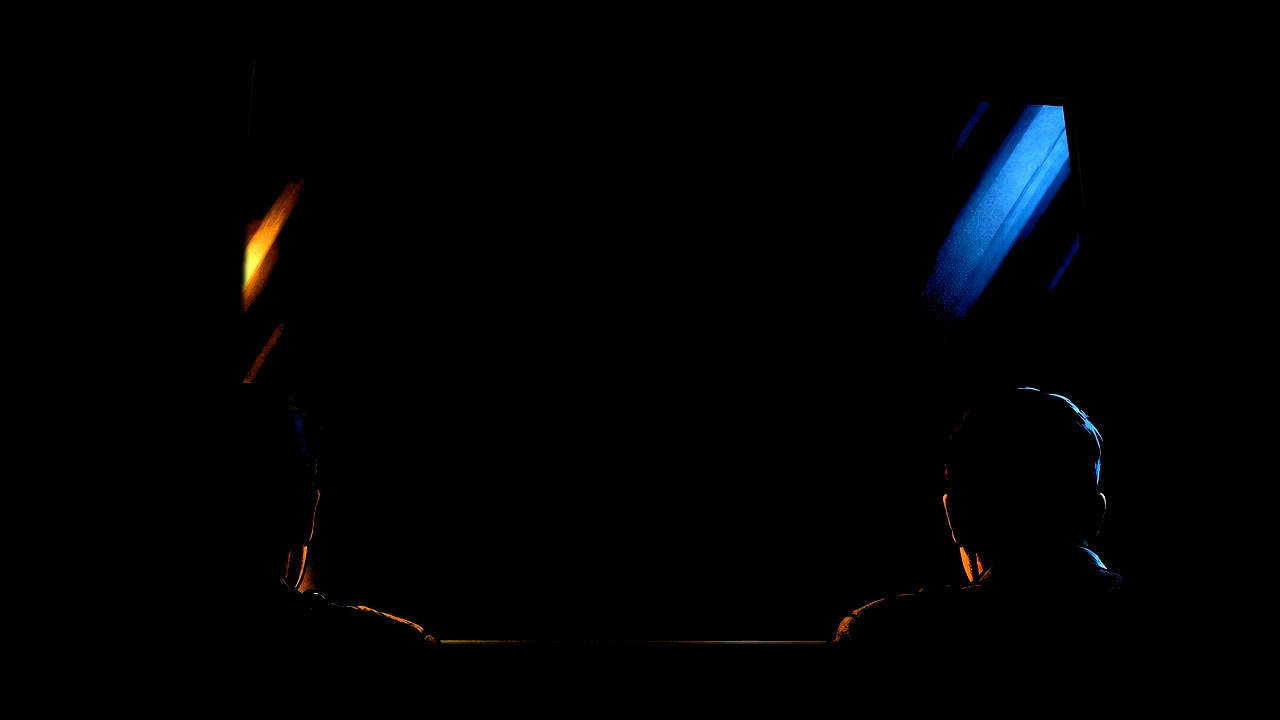
#> input picture ez/tools/concepts/worlds/comic/story/h/pnl2/img/d1-16x9-hl.jpg, 1280 x 720 px, given in place of d1-3x4.jpg, which was not available
$ python prep.py
#> lines starting #> are read from the running program, lines starting #| are printed output that depends on the picture; pictures that were not available may be replaced by others from this repository, and a replacement may not be noted
#!/usr/bin/python3
# Cut-outs from the paintings: foreground figures (img/<name>-fg.png, alpha), the glass's own highlights (img/<name>-hl.jpg, black
# where nothing shines; screened over the marks so the room's light crosses them), and the plotter's hand keyed off green.
import numpy as np
from PIL import Image,ImageDraw,ImageFilter
def poly_mask(size,polys,feather=1.2):
  m=Image.new('L',size,0);d=ImageDraw.Draw(m)
  for p in polys:d.polygon(p,fill=255)
  return m.filter(ImageFilter.GaussianBlur(feather))
def cut(name,polys,extra=None):
  im=Image.open(f'img/{name}.jpg').convert('RGB');m=poly_mask(im.size,polys)
  if extra is not None:m=Image.fromarray(np.maximum(np.asarray(m),extra))
  o=im.copy();o.putalpha(m);o.save(f'img/{name}-fg.png',optimize=True)
def hl(name,quad,k=58,gain=2.2):
  im=np.asarray(Image.open(f'img/{name}.jpg').convert('RGB')).astype(float)
  L=im.mean(2,keepdims=True);h=np.clip((im-k)*gain*(L>k),0,255)
  q=np.asarray(poly_mask(im.shape[1::-1],[quad],2)).astype(float)[...,None]/255
  Image.fromarray((h*q).astype('uint8')).save(f'img/{name}-hl.jpg',quality=88)
D13L=[(0,1024),(0,840),(55,822),(105,812),(118,790),(108,760),(112,735),(122,712),(128,690),(150,668),(190,656),(232,664),(256,690),(262,720),(255,760),(240,790),(225,825),(262,840),(300,858),(330,900),(360,1024)]
D13R=[(430,1024),(445,900),(470,860),(530,840),(560,830),(552,800),(545,770),(548,740),(560,710),(590,693),(625,690),(655,702),(670,730),(672,770),(662,810),(680,830),(720,840),(768,850),(768,1024)]
cut('d1-3x4',[D13L,D13R])
#> in cut, im is the input picture: PIL image 1280x720 RGB; mean R, G, B 1.3, 2, 3.1
#> in poly_mask, `m = Image.new('L', size, 0)`: m: PIL image 1280x720 L; every value is 0
D1L=[(0,720),(0,610),(80,590),(140,575),(150,545),(142,500),(140,455),(155,415),(190,392),(235,385),(285,395),(318,425),(325,465),(318,510),(305,545),(300,575),(360,595),(420,620),(460,670),(490,720)]
D1R=[(785,720),(800,670),(830,630),(900,595),(960,575),(950,545),(942,505),(938,455),(950,415),(985,393),(1030,388),(1075,400),(1100,430),(1105,470),(1098,510),(1090,545),(1120,565),(1190,590),(1250,600),(1280,620),(1280,720)]
cut('d1-16x9',[D1L,D1R])
#> call 2 of cut, with name = 'd1-16x9'
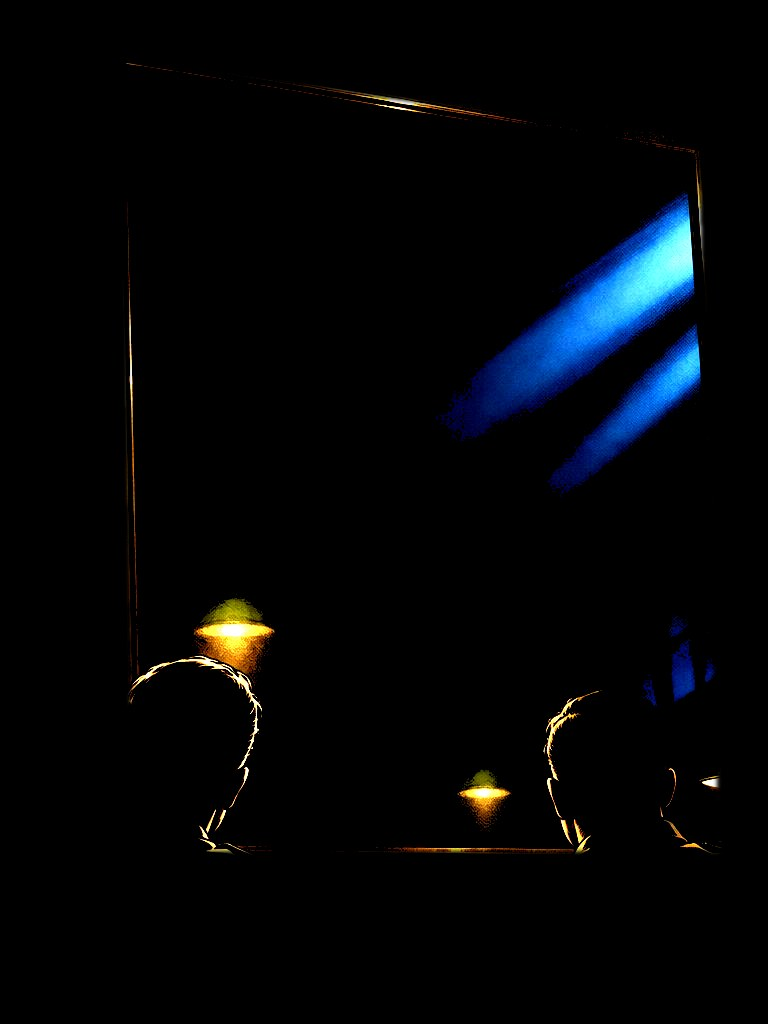
#> input picture ez/tools/concepts/worlds/comic/story/h/pnl2/img/d1-3x4-hl.jpg, 768 x 1024 px, given in place of d1-16x9.jpg, which was not available
#> in cut, im is the input picture: PIL image 768x1024 RGB; mean R, G, B 3.2, 5.1, 7.5
#> in poly_mask (call 2), `m = Image.new('L', size, 0)`: m: PIL image 768x1024 L; every value is 0
#> in cut (call 2), `o.putalpha(m)`:
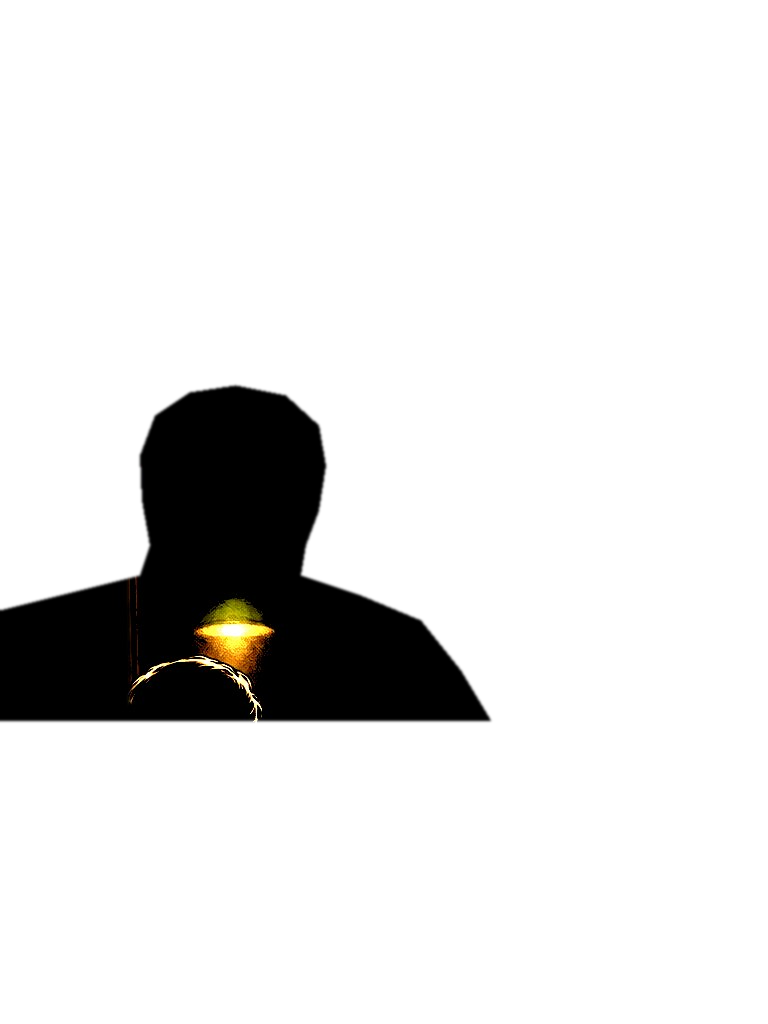
#> o: PIL image 768x1024 RGBA; mean R, G, B, A 3.2, 5.1, 7.5, 29.4; transparent parts drawn white
hl('d1-3x4',[(125,62),(697,140),(718,850),(133,850)],k=50,gain=2.6)
hl('d1-16x9',[(255,58),(1068,100),(1128,640),(228,640)],k=50,gain=2.6)
hl('d2-3x4',[(8,95),(760,95),(760,935),(8,935)],k=70,gain=1.6)
hl('d2-16x9',[(30,62),(1248,62),(1248,665),(30,665)],k=70,gain=1.6)
#> call 4 of hl, with name = 'd2-16x9', k = 70, gain = 1.6
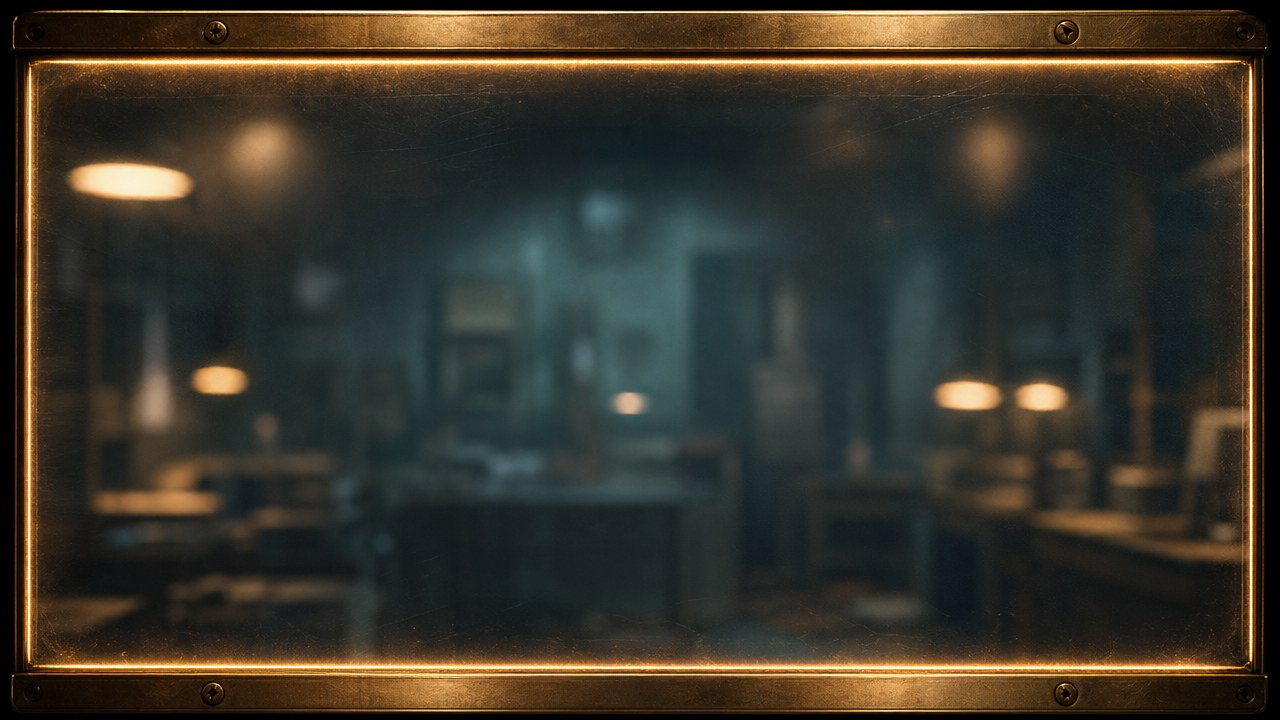
#> input picture ez/tools/concepts/worlds/comic/story/h/pnl2/img/d2-16x9.jpg, 1280 x 720 px
#> in poly_mask (call 6), `return m.filter(ImageFilter.GaussianBlur(feather))`:
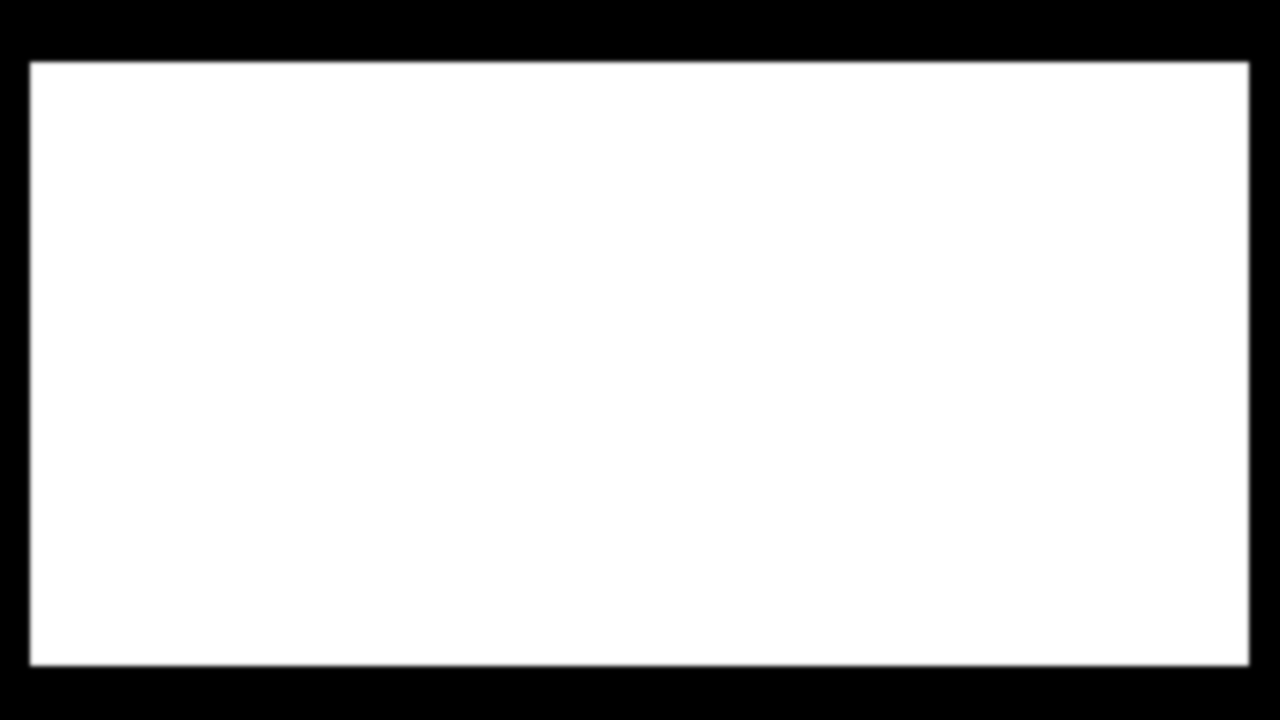
#> returned value: PIL image 1280x720 L; min 0, max 255, mean 203.7
#> in hl (call 4), `Image.fromarray((h*q).astype('uint8')).save(f'img/{name}-hl.jpg',quali..`:
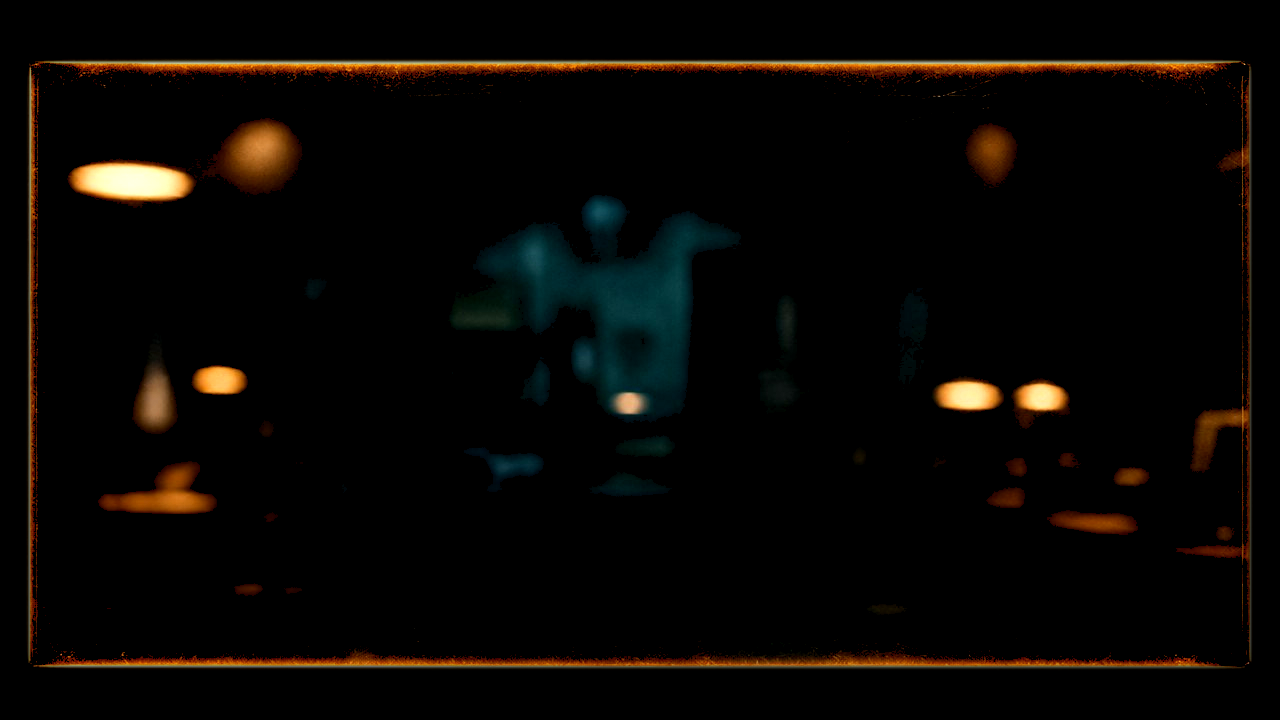
#> saved as d2-16x9-hl.jpg: PIL image 1280x720 RGB; mean R, G, B 9.1, 6.4, 3.4
# the exchange: what is not slate, below the board's rail line, is the crowd (and the clerk, by polygon)
def slatefg(name,ymin,polys):
#> (the run stopped early here; a loop or call above may not have finished)
